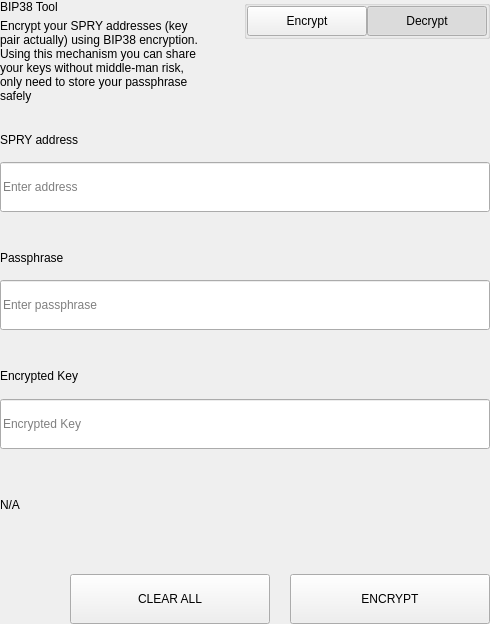
<?xml version="1.0" encoding="UTF-8"?>
<ui version="4.0">
 <class>SettingsBitToolWidget</class>
 <widget class="QWidget" name="SettingsBitToolWidget">
  <property name="geometry">
   <rect>
    <x>0</x>
    <y>0</y>
    <width>490</width>
    <height>624</height>
   </rect>
  </property>
  <property name="windowTitle">
   <string>Form</string>
  </property>
  <layout class="QVBoxLayout" name="verticalLayout">
   <property name="spacing">
    <number>0</number>
   </property>
   <property name="leftMargin">
    <number>0</number>
   </property>
   <property name="topMargin">
    <number>0</number>
   </property>
   <property name="rightMargin">
    <number>0</number>
   </property>
   <property name="bottomMargin">
    <number>0</number>
   </property>
   <item>
    <widget class="QWidget" name="left" native="true">
     <layout class="QVBoxLayout" name="verticalLayout_3">
      <property name="leftMargin">
       <number>0</number>
      </property>
      <property name="topMargin">
       <number>0</number>
      </property>
      <property name="rightMargin">
       <number>0</number>
      </property>
      <property name="bottomMargin">
       <number>0</number>
      </property>
      <item>
       <layout class="QVBoxLayout" name="verticalLayout_2">
        <property name="spacing">
         <number>0</number>
        </property>
        <item>
         <layout class="QHBoxLayout" name="horizontalLayout_3" stretch="3,1">
          <property name="spacing">
           <number>40</number>
          </property>
          <item>
           <layout class="QVBoxLayout" name="verticalLayoutTitle">
            <property name="spacing">
             <number>5</number>
            </property>
            <item>
             <widget class="QLabel" name="labelTitle">
              <property name="text">
               <string>BIP38 Tool</string>
              </property>
             </widget>
            </item>
            <item>
             <widget class="QLabel" name="labelSubtitle1">
              <property name="text">
               <string>Encrypt your SPRY addresses (key pair actually) using BIP38 encryption.
Using this mechanism you can share your keys without middle-man risk, only need to store your passphrase safely</string>
              </property>
              <property name="wordWrap">
               <bool>true</bool>
              </property>
             </widget>
            </item>
           </layout>
          </item>
          <item alignment="Qt::AlignTop">
           <widget class="QGroupBox" name="groupBox">
            <property name="title">
             <string/>
            </property>
            <property name="alignment">
             <set>Qt::AlignLeading|Qt::AlignLeft|Qt::AlignTop</set>
            </property>
            <layout class="QHBoxLayout" name="horizontalLayout_4">
             <property name="spacing">
              <number>0</number>
             </property>
             <property name="leftMargin">
              <number>0</number>
             </property>
             <property name="topMargin">
              <number>0</number>
             </property>
             <property name="rightMargin">
              <number>0</number>
             </property>
             <property name="bottomMargin">
              <number>0</number>
             </property>
             <item>
              <spacer name="horizontalSpacer">
               <property name="orientation">
                <enum>Qt::Horizontal</enum>
               </property>
               <property name="sizeHint" stdset="0">
                <size>
                 <width>40</width>
                 <height>20</height>
                </size>
               </property>
              </spacer>
             </item>
             <item>
              <widget class="QPushButton" name="pushLeft">
               <property name="minimumSize">
                <size>
                 <width>120</width>
                 <height>30</height>
                </size>
               </property>
               <property name="maximumSize">
                <size>
                 <width>120</width>
                 <height>30</height>
                </size>
               </property>
               <property name="focusPolicy">
                <enum>Qt::NoFocus</enum>
               </property>
               <property name="text">
                <string>Encrypt</string>
               </property>
               <property name="checkable">
                <bool>true</bool>
               </property>
               <property name="autoExclusive">
                <bool>true</bool>
               </property>
              </widget>
             </item>
             <item>
              <widget class="QPushButton" name="pushRight">
               <property name="minimumSize">
                <size>
                 <width>120</width>
                 <height>30</height>
                </size>
               </property>
               <property name="maximumSize">
                <size>
                 <width>120</width>
                 <height>30</height>
                </size>
               </property>
               <property name="focusPolicy">
                <enum>Qt::NoFocus</enum>
               </property>
               <property name="text">
                <string>Decrypt</string>
               </property>
               <property name="checkable">
                <bool>true</bool>
               </property>
               <property name="checked">
                <bool>true</bool>
               </property>
               <property name="autoExclusive">
                <bool>true</bool>
               </property>
              </widget>
             </item>
            </layout>
           </widget>
          </item>
         </layout>
        </item>
        <item>
         <widget class="QStackedWidget" name="stackedWidget">
          <property name="currentIndex">
           <number>1</number>
          </property>
          <widget class="QWidget" name="pageDecrypt">
           <layout class="QVBoxLayout" name="verticalLayout_5">
            <property name="spacing">
             <number>0</number>
            </property>
            <property name="leftMargin">
             <number>0</number>
            </property>
            <property name="topMargin">
             <number>0</number>
            </property>
            <property name="rightMargin">
             <number>0</number>
            </property>
            <property name="bottomMargin">
             <number>0</number>
            </property>
            <item>
             <widget class="QWidget" name="widget" native="true">
              <property name="minimumSize">
               <size>
                <width>0</width>
                <height>100</height>
               </size>
              </property>
              <layout class="QVBoxLayout" name="verticalLayout_4">
               <property name="spacing">
                <number>0</number>
               </property>
               <property name="leftMargin">
                <number>0</number>
               </property>
               <property name="topMargin">
                <number>0</number>
               </property>
               <property name="rightMargin">
                <number>0</number>
               </property>
               <property name="bottomMargin">
                <number>0</number>
               </property>
               <item>
                <spacer name="verticalSpacer_2">
                 <property name="orientation">
                  <enum>Qt::Vertical</enum>
                 </property>
                 <property name="sizeType">
                  <enum>QSizePolicy::Fixed</enum>
                 </property>
                 <property name="sizeHint" stdset="0">
                  <size>
                   <width>20</width>
                   <height>20</height>
                  </size>
                 </property>
                </spacer>
               </item>
               <item>
                <layout class="QHBoxLayout" name="horizontalLayout_6" stretch="2">
                 <property name="spacing">
                  <number>0</number>
                 </property>
                 <item>
                  <layout class="QVBoxLayout" name="verticalLayout_7">
                   <property name="spacing">
                    <number>9</number>
                   </property>
                   <item>
                    <widget class="QLabel" name="labelSubtitleKey">
                     <property name="minimumSize">
                      <size>
                       <width>0</width>
                       <height>20</height>
                      </size>
                     </property>
                     <property name="maximumSize">
                      <size>
                       <width>16777215</width>
                       <height>20</height>
                      </size>
                     </property>
                     <property name="text">
                      <string>Encrypted key</string>
                     </property>
                    </widget>
                   </item>
                   <item>
                    <widget class="QLineEdit" name="lineEditKey">
                     <property name="minimumSize">
                      <size>
                       <width>0</width>
                       <height>50</height>
                      </size>
                     </property>
                     <property name="maximumSize">
                      <size>
                       <width>16777215</width>
                       <height>50</height>
                      </size>
                     </property>
                     <property name="placeholderText">
                      <string>Enter a encrypted key</string>
                     </property>
                    </widget>
                   </item>
                  </layout>
                 </item>
                </layout>
               </item>
               <item>
                <spacer name="verticalSpacer_3">
                 <property name="orientation">
                  <enum>Qt::Vertical</enum>
                 </property>
                 <property name="sizeType">
                  <enum>QSizePolicy::Fixed</enum>
                 </property>
                 <property name="sizeHint" stdset="0">
                  <size>
                   <width>20</width>
                   <height>20</height>
                  </size>
                 </property>
                </spacer>
               </item>
               <item>
                <layout class="QVBoxLayout" name="verticalLayout_9">
                 <property name="spacing">
                  <number>9</number>
                 </property>
                 <item>
                  <widget class="QLabel" name="labelSubtitlePassphrase">
                   <property name="maximumSize">
                    <size>
                     <width>16777215</width>
                     <height>20</height>
                    </size>
                   </property>
                   <property name="text">
                    <string>Passphrase</string>
                   </property>
                  </widget>
                 </item>
                 <item>
                  <widget class="QLineEdit" name="lineEditPassphrase">
                   <property name="minimumSize">
                    <size>
                     <width>0</width>
                     <height>50</height>
                    </size>
                   </property>
                   <property name="maximumSize">
                    <size>
                     <width>16777215</width>
                     <height>50</height>
                    </size>
                   </property>
                   <property name="placeholderText">
                    <string>Enter a passphrase</string>
                   </property>
                  </widget>
                 </item>
                </layout>
               </item>
               <item>
                <spacer name="verticalSpacer_4">
                 <property name="orientation">
                  <enum>Qt::Vertical</enum>
                 </property>
                 <property name="sizeType">
                  <enum>QSizePolicy::Fixed</enum>
                 </property>
                 <property name="sizeHint" stdset="0">
                  <size>
                   <width>20</width>
                   <height>20</height>
                  </size>
                 </property>
                </spacer>
               </item>
               <item>
                <widget class="QWidget" name="widget_3" native="true">
                 <property name="sizePolicy">
                  <sizepolicy hsizetype="Preferred" vsizetype="Fixed">
                   <horstretch>0</horstretch>
                   <verstretch>0</verstretch>
                  </sizepolicy>
                 </property>
                 <layout class="QVBoxLayout" name="verticalLayout_10">
                  <property name="spacing">
                   <number>9</number>
                  </property>
                  <property name="leftMargin">
                   <number>0</number>
                  </property>
                  <property name="topMargin">
                   <number>0</number>
                  </property>
                  <property name="rightMargin">
                   <number>0</number>
                  </property>
                  <property name="bottomMargin">
                   <number>0</number>
                  </property>
                  <item>
                   <widget class="QLabel" name="labelSubtitleDecryptResult">
                    <property name="minimumSize">
                     <size>
                      <width>0</width>
                      <height>20</height>
                     </size>
                    </property>
                    <property name="maximumSize">
                     <size>
                      <width>16777215</width>
                      <height>20</height>
                     </size>
                    </property>
                    <property name="text">
                     <string>Decrypted address result</string>
                    </property>
                   </widget>
                  </item>
                  <item>
                   <widget class="QWidget" name="widget_4" native="true">
                    <layout class="QHBoxLayout" name="horizontalLayout" stretch="6,0,1">
                     <property name="spacing">
                      <number>0</number>
                     </property>
                     <property name="leftMargin">
                      <number>0</number>
                     </property>
                     <property name="topMargin">
                      <number>0</number>
                     </property>
                     <property name="rightMargin">
                      <number>0</number>
                     </property>
                     <property name="bottomMargin">
                      <number>0</number>
                     </property>
                     <item alignment="Qt::AlignVCenter">
                      <widget class="QLineEdit" name="lineEditDecryptResult">
                       <property name="minimumSize">
                        <size>
                         <width>0</width>
                         <height>50</height>
                        </size>
                       </property>
                       <property name="maximumSize">
                        <size>
                         <width>16777215</width>
                         <height>50</height>
                        </size>
                       </property>
                       <property name="placeholderText">
                        <string>Decrypted Address</string>
                       </property>
                      </widget>
                     </item>
                     <item>
                      <spacer name="horizontalSpacer_4">
                       <property name="orientation">
                        <enum>Qt::Horizontal</enum>
                       </property>
                       <property name="sizeType">
                        <enum>QSizePolicy::Fixed</enum>
                       </property>
                       <property name="sizeHint" stdset="0">
                        <size>
                         <width>20</width>
                         <height>50</height>
                        </size>
                       </property>
                      </spacer>
                     </item>
                     <item>
                      <widget class="QPushButton" name="pushButtonImport">
                       <property name="minimumSize">
                        <size>
                         <width>140</width>
                         <height>40</height>
                        </size>
                       </property>
                       <property name="text">
                        <string>Import Address</string>
                       </property>
                      </widget>
                     </item>
                    </layout>
                   </widget>
                  </item>
                 </layout>
                </widget>
               </item>
               <item>
                <widget class="QLabel" name="statusLabel_DEC">
                 <property name="maximumSize">
                  <size>
                   <width>16777215</width>
                   <height>40</height>
                  </size>
                 </property>
                 <property name="text">
                  <string/>
                 </property>
                </widget>
               </item>
               <item>
                <spacer name="verticalSpacer">
                 <property name="orientation">
                  <enum>Qt::Vertical</enum>
                 </property>
                 <property name="sizeType">
                  <enum>QSizePolicy::Preferred</enum>
                 </property>
                 <property name="sizeHint" stdset="0">
                  <size>
                   <width>20</width>
                   <height>20</height>
                  </size>
                 </property>
                </spacer>
               </item>
               <item>
                <layout class="QHBoxLayout" name="horizontalLayout_7">
                 <property name="spacing">
                  <number>0</number>
                 </property>
                 <item>
                  <spacer name="horizontalSpacer_5">
                   <property name="orientation">
                    <enum>Qt::Horizontal</enum>
                   </property>
                   <property name="sizeType">
                    <enum>QSizePolicy::Expanding</enum>
                   </property>
                   <property name="sizeHint" stdset="0">
                    <size>
                     <width>40</width>
                     <height>20</height>
                    </size>
                   </property>
                  </spacer>
                 </item>
                 <item>
                  <widget class="QPushButton" name="pushButtonDecryptClear">
                   <property name="minimumSize">
                    <size>
                     <width>200</width>
                     <height>50</height>
                    </size>
                   </property>
                   <property name="maximumSize">
                    <size>
                     <width>200</width>
                     <height>50</height>
                    </size>
                   </property>
                   <property name="text">
                    <string>CLEAR</string>
                   </property>
                  </widget>
                 </item>
                 <item>
                  <spacer name="horizontalSpacer_3">
                   <property name="orientation">
                    <enum>Qt::Horizontal</enum>
                   </property>
                   <property name="sizeType">
                    <enum>QSizePolicy::Fixed</enum>
                   </property>
                   <property name="sizeHint" stdset="0">
                    <size>
                     <width>20</width>
                     <height>20</height>
                    </size>
                   </property>
                  </spacer>
                 </item>
                 <item>
                  <widget class="QPushButton" name="pushButtonDecrypt">
                   <property name="minimumSize">
                    <size>
                     <width>200</width>
                     <height>50</height>
                    </size>
                   </property>
                   <property name="maximumSize">
                    <size>
                     <width>200</width>
                     <height>50</height>
                    </size>
                   </property>
                   <property name="text">
                    <string>DECRYPT KEY</string>
                   </property>
                  </widget>
                 </item>
                </layout>
               </item>
              </layout>
             </widget>
            </item>
           </layout>
          </widget>
          <widget class="QWidget" name="pageEncrypt">
           <layout class="QVBoxLayout" name="verticalLayout_11">
            <property name="spacing">
             <number>0</number>
            </property>
            <property name="leftMargin">
             <number>0</number>
            </property>
            <property name="topMargin">
             <number>0</number>
            </property>
            <property name="rightMargin">
             <number>0</number>
            </property>
            <property name="bottomMargin">
             <number>0</number>
            </property>
            <item>
             <spacer name="verticalSpacer_8">
              <property name="orientation">
               <enum>Qt::Vertical</enum>
              </property>
              <property name="sizeType">
               <enum>QSizePolicy::Fixed</enum>
              </property>
              <property name="sizeHint" stdset="0">
               <size>
                <width>20</width>
                <height>20</height>
               </size>
              </property>
             </spacer>
            </item>
            <item>
             <widget class="QWidget" name="containerAddressEnc" native="true">
              <layout class="QVBoxLayout" name="containerAddressEncLayout">
               <property name="spacing">
                <number>5</number>
               </property>
               <property name="leftMargin">
                <number>0</number>
               </property>
               <property name="topMargin">
                <number>0</number>
               </property>
               <property name="rightMargin">
                <number>0</number>
               </property>
               <property name="bottomMargin">
                <number>0</number>
               </property>
               <item>
                <widget class="QLabel" name="labelSubtitleAddress">
                 <property name="minimumSize">
                  <size>
                   <width>0</width>
                   <height>20</height>
                  </size>
                 </property>
                 <property name="maximumSize">
                  <size>
                   <width>16777215</width>
                   <height>20</height>
                  </size>
                 </property>
                 <property name="text">
                  <string>SPRY address</string>
                 </property>
                </widget>
               </item>
               <item>
                <widget class="QLineEdit" name="addressIn_ENC">
                 <property name="minimumSize">
                  <size>
                   <width>0</width>
                   <height>50</height>
                  </size>
                 </property>
                 <property name="placeholderText">
                  <string>Enter address</string>
                 </property>
                </widget>
               </item>
              </layout>
             </widget>
            </item>
            <item>
             <spacer name="verticalSpacer_6">
              <property name="orientation">
               <enum>Qt::Vertical</enum>
              </property>
              <property name="sizeType">
               <enum>QSizePolicy::Fixed</enum>
              </property>
              <property name="sizeHint" stdset="0">
               <size>
                <width>20</width>
                <height>20</height>
               </size>
              </property>
             </spacer>
            </item>
            <item>
             <widget class="QWidget" name="containerAddress" native="true">
              <layout class="QHBoxLayout" name="horizontalLayout_9" stretch="2">
               <property name="spacing">
                <number>0</number>
               </property>
               <property name="leftMargin">
                <number>0</number>
               </property>
               <property name="topMargin">
                <number>0</number>
               </property>
               <property name="rightMargin">
                <number>0</number>
               </property>
               <property name="bottomMargin">
                <number>0</number>
               </property>
               <item>
                <layout class="QVBoxLayout" name="verticalLayout_8">
                 <property name="spacing">
                  <number>5</number>
                 </property>
                 <item>
                  <widget class="QLabel" name="labelSubtitleMessage">
                   <property name="minimumSize">
                    <size>
                     <width>0</width>
                     <height>20</height>
                    </size>
                   </property>
                   <property name="maximumSize">
                    <size>
                     <width>16777215</width>
                     <height>20</height>
                    </size>
                   </property>
                   <property name="text">
                    <string>Passphrase</string>
                   </property>
                  </widget>
                 </item>
                 <item>
                  <widget class="QLineEdit" name="passphraseIn_ENC">
                   <property name="minimumSize">
                    <size>
                     <width>0</width>
                     <height>50</height>
                    </size>
                   </property>
                   <property name="maximumSize">
                    <size>
                     <width>16777215</width>
                     <height>50</height>
                    </size>
                   </property>
                   <property name="placeholderText">
                    <string>Enter passphrase</string>
                   </property>
                  </widget>
                 </item>
                </layout>
               </item>
              </layout>
             </widget>
            </item>
            <item>
             <spacer name="verticalSpacer_7">
              <property name="orientation">
               <enum>Qt::Vertical</enum>
              </property>
              <property name="sizeType">
               <enum>QSizePolicy::Fixed</enum>
              </property>
              <property name="sizeHint" stdset="0">
               <size>
                <width>20</width>
                <height>20</height>
               </size>
              </property>
             </spacer>
            </item>
            <item>
             <widget class="QWidget" name="widget_2" native="true">
              <property name="minimumSize">
               <size>
                <width>0</width>
                <height>75</height>
               </size>
              </property>
              <property name="maximumSize">
               <size>
                <width>16777215</width>
                <height>16777215</height>
               </size>
              </property>
              <layout class="QVBoxLayout" name="verticalLayout_6">
               <property name="leftMargin">
                <number>0</number>
               </property>
               <property name="topMargin">
                <number>0</number>
               </property>
               <property name="rightMargin">
                <number>0</number>
               </property>
               <property name="bottomMargin">
                <number>0</number>
               </property>
               <item>
                <widget class="QLabel" name="labelSubtitleEncryptedKey">
                 <property name="minimumSize">
                  <size>
                   <width>0</width>
                   <height>20</height>
                  </size>
                 </property>
                 <property name="maximumSize">
                  <size>
                   <width>16777215</width>
                   <height>20</height>
                  </size>
                 </property>
                 <property name="text">
                  <string>Encrypted Key</string>
                 </property>
                </widget>
               </item>
               <item>
                <widget class="QLineEdit" name="encryptedKeyOut_ENC">
                 <property name="minimumSize">
                  <size>
                   <width>0</width>
                   <height>50</height>
                  </size>
                 </property>
                 <property name="placeholderText">
                  <string>Encrypted Key</string>
                 </property>
                </widget>
               </item>
              </layout>
             </widget>
            </item>
            <item>
             <widget class="QLabel" name="statusLabel_ENC">
              <property name="text">
               <string notr="true">N/A</string>
              </property>
             </widget>
            </item>
            <item>
             <spacer name="verticalSpacer_5">
              <property name="orientation">
               <enum>Qt::Vertical</enum>
              </property>
              <property name="sizeType">
               <enum>QSizePolicy::Fixed</enum>
              </property>
              <property name="sizeHint" stdset="0">
               <size>
                <width>20</width>
                <height>20</height>
               </size>
              </property>
             </spacer>
            </item>
            <item>
             <layout class="QHBoxLayout" name="horizontalLayout_8">
              <property name="spacing">
               <number>0</number>
              </property>
              <item>
               <spacer name="horizontalSpacer_6">
                <property name="orientation">
                 <enum>Qt::Horizontal</enum>
                </property>
                <property name="sizeType">
                 <enum>QSizePolicy::Expanding</enum>
                </property>
                <property name="sizeHint" stdset="0">
                 <size>
                  <width>40</width>
                  <height>20</height>
                 </size>
                </property>
               </spacer>
              </item>
              <item>
               <widget class="QPushButton" name="pushButtonClear">
                <property name="minimumSize">
                 <size>
                  <width>200</width>
                  <height>50</height>
                 </size>
                </property>
                <property name="focusPolicy">
                 <enum>Qt::NoFocus</enum>
                </property>
                <property name="text">
                 <string>CLEAR ALL</string>
                </property>
               </widget>
              </item>
              <item>
               <spacer name="horizontalSpacer_2">
                <property name="orientation">
                 <enum>Qt::Horizontal</enum>
                </property>
                <property name="sizeType">
                 <enum>QSizePolicy::Fixed</enum>
                </property>
                <property name="sizeHint" stdset="0">
                 <size>
                  <width>20</width>
                  <height>20</height>
                 </size>
                </property>
               </spacer>
              </item>
              <item>
               <widget class="QPushButton" name="pushButtonEncrypt">
                <property name="minimumSize">
                 <size>
                  <width>200</width>
                  <height>50</height>
                 </size>
                </property>
                <property name="maximumSize">
                 <size>
                  <width>200</width>
                  <height>50</height>
                 </size>
                </property>
                <property name="focusPolicy">
                 <enum>Qt::NoFocus</enum>
                </property>
                <property name="text">
                 <string>ENCRYPT</string>
                </property>
               </widget>
              </item>
             </layout>
            </item>
           </layout>
          </widget>
         </widget>
        </item>
       </layout>
      </item>
     </layout>
    </widget>
   </item>
  </layout>
 </widget>
 <resources/>
 <connections/>
</ui>
